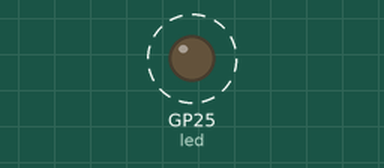
Simulated run of this program. Board: Raspberry Pi Pico running MicroPython. Parts: output pins drawn as LEDs (lit = HIGH). Dashed ring = blinking.

Above: at 0.2 s.
Timing chart, 0 to 3.0 s (numbered marks = the images above):
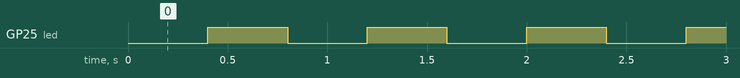

The program:

blink_int.py
```python
# example from Giovanni Bernardo (@cyb3rn0id)
# blinks the embedded led using a timer interrupt
from machine import Pin, Timer

# "LED" can be used only if you've updated the micropython .uf2 to the latest versions
# and works with both RPi Pico and RPi Pico W
# on Raspberry Pi Pico, LED is pin 25, on Raspberry Pi Pico W LED is not connected to an
# RP2040 physical pin since is connected to the WiFi module
led = Pin("LED", Pin.OUT)
tim = Timer()
def tick(timer):
    global led
    led.toggle()

tim.init(freq=2.5, mode=Timer.PERIODIC, callback=tick)
```

Measured:
- by itself, GP25 (led): alternates HIGH for 0.40 s and LOW for 0.40 s
